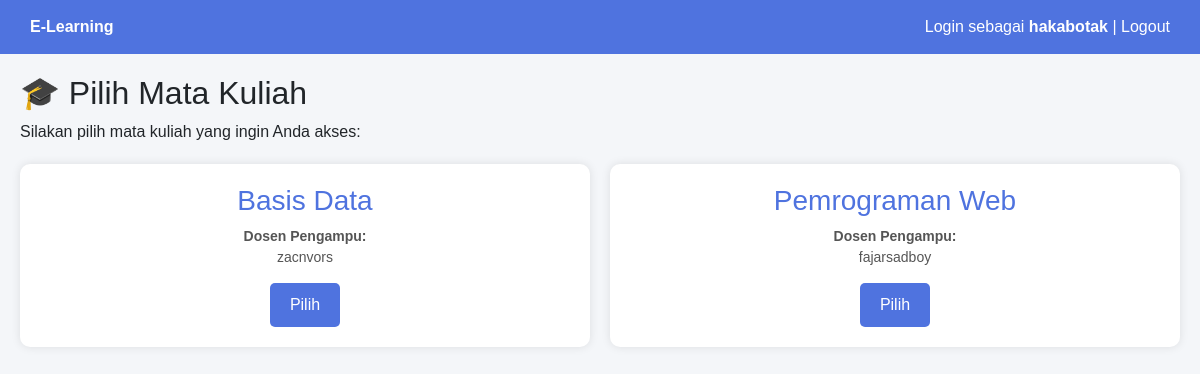
Page /mahasiswa/pilih_matkul.php (signed in) on the committed database.
### tables this page shows
CREATE TABLE `website_settings` (
  `id` int(11) NOT NULL,
  `nama_website` varchar(255) NOT NULL DEFAULT 'E-Learning Platform',
  `deskripsi` varchar(500) DEFAULT NULL,
  `alamat` varchar(255) DEFAULT NULL,
  `telepon` varchar(20) DEFAULT NULL,
  `email` varchar(100) DEFAULT NULL,
  `facebook` varchar(255) DEFAULT NULL,
  `twitter` varchar(255) DEFAULT NULL,
  `instagram` varchar(255) DEFAULT NULL,
  `jam_buka` varchar(50) DEFAULT NULL,
  `jam_tutup` varchar(50) DEFAULT NULL,
  `updated_at` timestamp NOT NULL DEFAULT current_timestamp() ON UPDATE current_timestamp()
);

CREATE TABLE `users` (
  `id` int(11) NOT NULL,
  `nama` varchar(100) DEFAULT NULL,
  `username` varchar(50) DEFAULT NULL,
  `password` varchar(255) DEFAULT NULL,
  `role` enum('admin','dosen','mahasiswa') DEFAULT NULL,
  `prodi_id` int(11) DEFAULT NULL,
  `matkul_id` int(11) DEFAULT NULL,
  `umur` int(11) DEFAULT NULL,
  `no_hp` varchar(20) DEFAULT NULL,
  `agama` varchar(50) DEFAULT NULL,
  `alamat` text DEFAULT NULL,
  `nisn` varchar(20) DEFAULT NULL,
  `nidn` varchar(20) DEFAULT NULL
);

CREATE TABLE `matkul` (
  `id` int(11) NOT NULL,
  `prodi_id` int(11) DEFAULT NULL,
  `nama_matkul` varchar(100) DEFAULT NULL
);

### fungsi.php (called while the page is built, shortened)
<?php
if (!function_exists('getWebsiteSettings')) {
function getWebsiteSettings($conn) {
    $q = mysqli_query($conn, "SELECT * FROM website_settings LIMIT 1");
    $settings = mysqli_fetch_assoc($q);
    return $settings;
}
}
?>

### mahasiswa/pilih_matkul.php (the view, shortened to what this page needs)
<?php
include '../header.php';
include '../koneksi.php';
$prodi_id = $_SESSION['prodi_id'];
$matkul = mysqli_query($conn, "
    SELECT
        matkul.id,
        matkul.nama_matkul,
        users.nama AS nama_dosen
    FROM matkul
    LEFT JOIN users
        ON users.matkul_id = matkul.id
        AND users.role = 'dosen'
    WHERE matkul.prodi_id = '$prodi_id'
");
?>
<!DOCTYPE html>
<html lang="id">
<head>
</head>
<body>
<div class="content">
    <h2>🎓 Pilih Mata Kuliah</h2>
    <p>Silakan pilih mata kuliah yang ingin Anda akses:</p>
    <div class="courses">
        <?php while ($m = mysqli_fetch_assoc($matkul)) { ?>
            <div class="course-card">
                <h3><?= $m['nama_matkul']; ?></h3>
                <p>
                    <strong>Dosen Pengampu:</strong><br>
                    <?= $m['nama_dosen'] ?? 'Belum ditentukan'; ?>
                </p>
                <form method="post">
                    <button type="submit" name="pilih_matkul" class="btn">
                        Pilih
                    </button>
                </form>
            </div>
        <?php } ?>
    </div>
</div>
</body>
</html>

### header.php (shortened to what this page needs)
<?php
include_once dirname(__FILE__) . '/koneksi.php';
include_once dirname(__FILE__) . '/fungsi.php';
$website_settings = getWebsiteSettings($conn);
?>
<!DOCTYPE html>
<html>
<head>
    <link href="https://cdn.jsdelivr.net/npm/bootstrap@5.3.2/dist/css/bootstrap.min.css" rel="stylesheet">
</head>
<body>
<div class="navbar">
    <div><b><?= $website_settings['nama_website'] ?></b></div>
    <div>
        Login sebagai <b><?= $_SESSION['nama']; ?></b> |
        <a href="../logout.php">Logout</a>
    </div>
</div>

### header.php (style rules this page uses)
body { margin:0;font-family:Arial;background:#f4f6f9 }
.navbar { background:#4f73df; color:white; padding:15px 30px; display:flex; justify-content:space-between; }
.content { padding:30px }
a { color:white;text-decoration:none }

### mahasiswa/pilih_matkul.php (style rules this page uses)
.content { padding: 20px; }
.courses { display: grid; grid-template-columns: repeat(auto-fit, minmax(300px, 1fr)); gap: 20px; margin-top: 20px; }
.course-card { background: #fff; padding: 20px; border-radius: 10px; box-shadow: 0 0 10px rgba(0,0,0,0.1); text-align: center; }
.course-card h3 { margin-bottom: 8px; color: #4f73df; }
.course-card p { margin-bottom: 15px; color: #555; font-size: 14px; }
.btn { background: #4f73df; color: white; padding: 10px 20px; border: none; border-radius: 5px; cursor: pointer; font-size: 16px; }

### rows in the picture
website_settings: nama_website "E-Learning"
users: matkul.nama_matkul "Basis Data", nama "zacnvors"
users: matkul.nama_matkul "Pemrograman Web", nama "fajarsadboy"

### other values in the picture
$_SESSION['nama'] "hakabotak"
